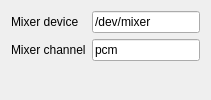
                <widget class="QWidget" name="ossPage">
                 <attribute name="title">
                  <string>Oss</string>
                 </attribute>
                 <layout class="QFormLayout" name="ossPageLayout">
                  <property name="fieldGrowthPolicy">
                   <enum>QFormLayout::FieldGrowthPolicy::AllNonFixedFieldsGrow</enum>
                  </property>
                  <item row="0" column="0">
                   <widget class="QLabel" name="ossMixerDeviceLabel">
                    <property name="text">
                     <string>Mixer device</string>
                    </property>
                   </widget>
                  </item>
                  <item row="0" column="1">
                   <widget class="QLineEdit" name="ossMixerDevice">
                    <property name="text">
                     <string notr="true">/dev/mixer</string>
                    </property>
                   </widget>
                  </item>
                  <item row="1" column="0">
                   <widget class="QLabel" name="ossMixerChannelLabel">
                    <property name="text">
                     <string>Mixer channel</string>
                    </property>
                   </widget>
                  </item>
                  <item row="1" column="1">
                   <widget class="QLineEdit" name="ossMixerChannel">
                    <property name="text">
                     <string notr="true">pcm</string>
                    </property>
                   </widget>
                  </item>
                 </layout>
                </widget>
